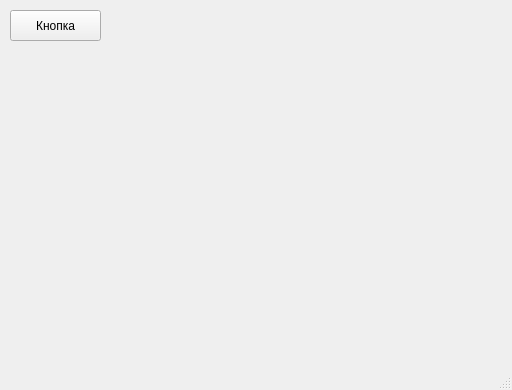
<?xml version="1.0" encoding="UTF-8"?>
<ui version="4.0">
 <class>MainWindow</class>
 <widget class="QMainWindow" name="MainWindow">
  <property name="geometry">
   <rect>
    <x>0</x>
    <y>0</y>
    <width>512</width>
    <height>390</height>
   </rect>
  </property>
  <property name="windowTitle">
   <string>MainWindow</string>
  </property>
  <widget class="QWidget" name="centralwidget">
   <widget class="QPushButton" name="pushButton">
    <property name="geometry">
     <rect>
      <x>10</x>
      <y>10</y>
      <width>91</width>
      <height>31</height>
     </rect>
    </property>
    <property name="text">
     <string>Кнопка</string>
    </property>
   </widget>
  </widget>
  <widget class="QMenuBar" name="menubar">
   <property name="geometry">
    <rect>
     <x>0</x>
     <y>0</y>
     <width>512</width>
     <height>22</height>
    </rect>
   </property>
  </widget>
  <widget class="QStatusBar" name="statusbar"/>
 </widget>
 <resources/>
 <connections/>
</ui>
